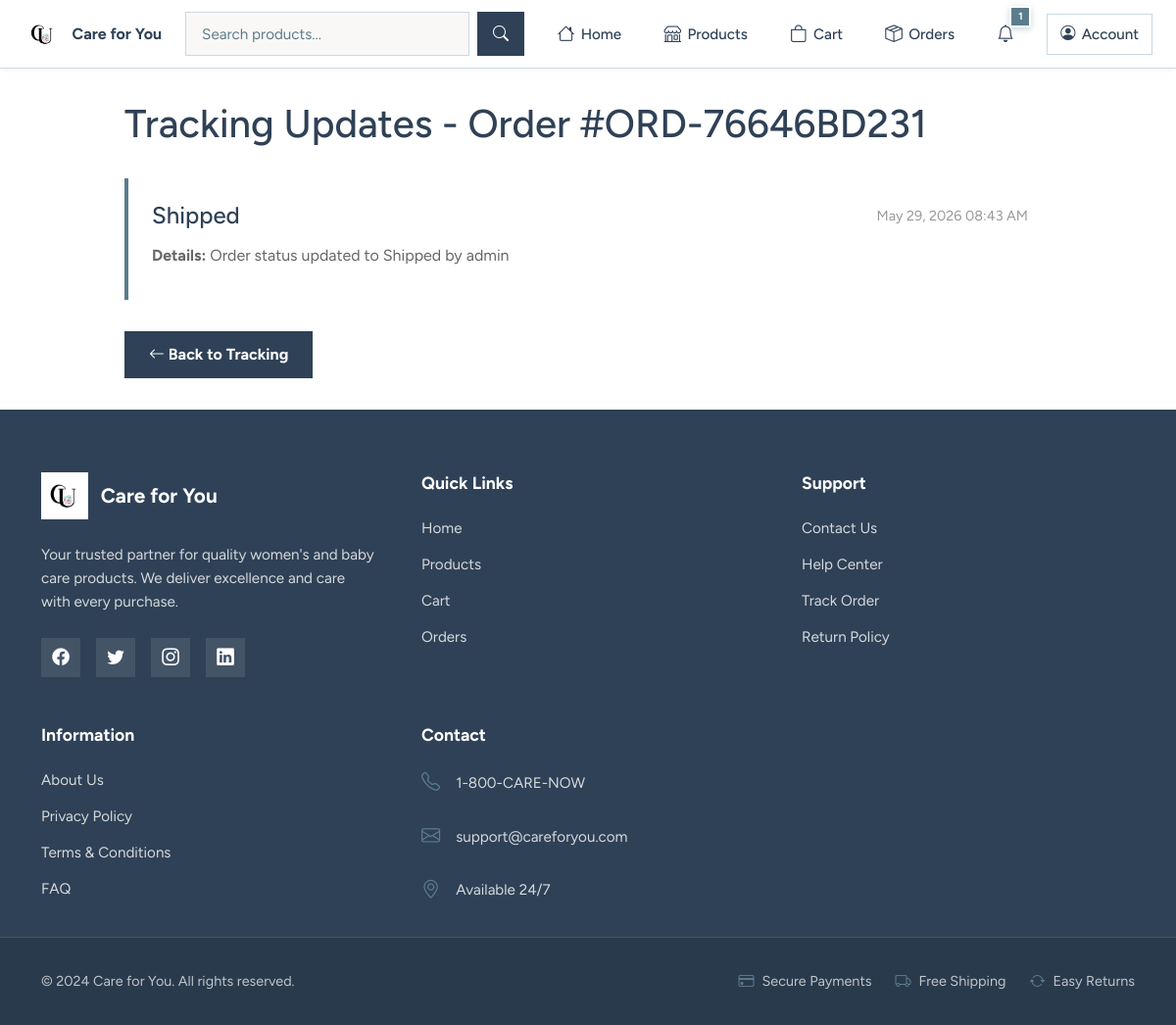
Page /orders/31/tracking-updates/ (signed in) on the committed database.
### apps/orders/models.py (models this page shows, shortened)
class Order(models.Model):
    STATUS_CHOICES = [
        ("created", "Created"),
        ("ordered", "Ordered"),
        ("packed", "Packed"),
        ("shipped", "Shipped"),
        ("out_for_delivery", "Out for Delivery"),
        ("delivered", "Delivered"),
        ("cancelled", "Cancelled"),
    ]
    PAYMENT_STATUS_CHOICES = [
        ("pending", "Pending"),
        ("success", "Success"),
        ("failed", "Failed"),
    ]
    user = models.ForeignKey(User, on_delete=models.CASCADE, related_name="orders")
    order_id = models.CharField(max_length=20, unique=True, editable=False)
    shipping_address = models.TextField(blank=True)
    total_amount = models.DecimalField(max_digits=10, decimal_places=2, default=0)
    status = models.CharField(max_length=20, choices=STATUS_CHOICES, default="created")
    payment_status = models.CharField(max_length=20, choices=PAYMENT_STATUS_CHOICES, default="pending")
    created_at = models.DateTimeField(auto_now_add=True)
    updated_at = models.DateTimeField(auto_now=True)
    cancelled_at = models.DateTimeField(null=True, blank=True)
    class Meta:
        ordering = ["-created_at"]

class OrderTracking(models.Model):
    TRACKING_STATUS = [
        ("ordered", "Order Placed"),
        ("processing", "Processing"),
        ("packed", "Packed"),
        ("shipped", "Shipped"),
        ("in_transit", "In Transit"),
        ("out_for_delivery", "Out for Delivery"),
        ("delivered", "Delivered"),
        ("cancelled", "Cancelled"),
    ]
    order = models.ForeignKey(Order, on_delete=models.CASCADE, related_name="tracking_updates")
    status = models.CharField(max_length=20, choices=TRACKING_STATUS)
    location = models.CharField(max_length=200, blank=True, null=True)
    description = models.TextField(blank=True)
    updated_at = models.DateTimeField(auto_now_add=True)
    class Meta:
        ordering = ["-updated_at"]

### apps/orders/views.py (the view)
# urls.py: path("<int:order_id>/tracking-updates/", TrackingUpdateView.as_view(), name="tracking_updates"),
class TrackingUpdateView(LoginRequiredMixin, View):
    def get(self, request, order_id):
        order = get_object_or_404(Order, id=order_id, user=request.user)
        tracking_updates = order.tracking_updates.all()
        context = {
            "order": order,
            "tracking_updates": tracking_updates,
        }
        return render(request, "orders/tracking_updates.html", context)

### apps/accounts/authentication.py (called while the page is built)
    def get_user(self, user_id):
        try:
            return User.objects.get(pk=user_id)
        except User.DoesNotExist:
            return None

### apps/notifications_app/templatetags/notification_filters.py (called while the page is built)
@register.filter
def unread_count(user):
    if user and user.is_authenticated:
        return user.notifications.filter(is_read=False).count()
    return 0

### templates/orders/tracking_updates.html (shortened to what this page needs)
{% extends 'base.html' %}
{% block content %}
<div class="container-lg" style="padding: 2rem 0;">
    <div class="row">
        <div class="col-lg-10 offset-lg-1">
            <h1 style="margin-bottom: 2rem;">Tracking Updates - Order #{{ order.order_id }}</h1>
            {% if tracking_updates %}
            <div class="tracking-list">
                {% for tracking in tracking_updates %}
                <div class="tracking-item" style="background: white; padding: 1.5rem; margin-bottom: 1rem; border-radius: 0.8rem; border-left: 4px solid #5B7C8D;">
                    <div style="display: flex; justify-content: space-between; align-items: center; margin-bottom: 0.8rem;">
                        <h4 style="margin: 0; color: #2F4156;">{{ tracking.get_status_display }}</h4>
                        <span style="color: #999; font-size: 0.9rem;">{{ tracking.updated_at|date:"M d, Y h:i A" }}</span>
                    </div>
                    {% if tracking.description %}
                    <p style="margin: 0.5rem 0; color: #666;">
                        <strong>Details:</strong> {{ tracking.description }}
                    </p>
                    {% endif %}
                </div>
                {% endfor %}
            </div>
            {% else %}
            <div style="background: white; padding: 2rem; text-align: center; border-radius: 0.8rem;">
                <p style="color: #999;">No tracking updates available yet.</p>
            </div>
            {% endif %}
            <div style="margin-top: 2rem;">
                <a href="{% url 'orders:tracking' order.pk %}" class="btn btn-primary">
                    <i class="bi bi-arrow-left"></i> Back to Tracking
                </a>
            </div>
        </div>
    </div>
</div>
{% endblock %}

### static/css/styles.css (style rules this page uses)
:root { --font-family-base: 'Figtree', sans-serif; --primary-navy: #2F4156; --secondary-teal: #5B7C8D; --accent-blue: #C8D9E6; --bg-beige: #F5EFEB; --text-dark: #2F4156; --text-light: #5B7C8D; --border-color: #D8D0CA; --white: #FFFFFF; }
* { margin: 0; padding: 0; box-sizing: border-box; border-radius: 0 !important; }
html, body { height: 100%; }
body { background-color: var(--white); font-family: var(--font-family-base); color: var(--text-dark); line-height: 1.6; }
.btn-primary { background-color: var(--primary-navy); border-color: var(--primary-navy); color: var(--white); font-weight: 700; border-radius: 6px; padding: 11px 24px; transition: all 0.3s ease; }

### rows in the picture
Order: order_id "ORD-76646BD231"
OrderTracking: status "Shipped", updated_at "May 29, 2026 08:43 AM", description "Order status updated to Shipped by admin"

### other values in the picture
{{ count }} "1"
